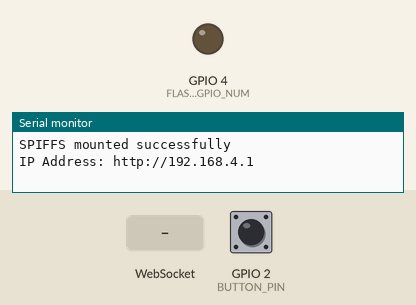
Recording of a sketch running on a simulated ESP32. On the bench: output pins drawn as LEDs (lit = HIGH), the last lines printed to the serial monitor. Inputs (shaded band) come from the test bench; at power-on: GPIO 2 (BUTTON_PIN) HIGH. Storage starts empty; the camera gives no picture.

Above: at 2.0 s.
2.1 s: GPIO 2 (BUTTON_PIN) pulled LOW for 0.15 s
At 3.3 s:
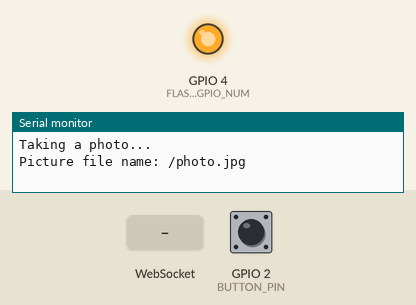
3.7 s: WebSocket text "1" received
Timing chart, 0 to 6.7 s (numbered marks = the images above; inputs shaded):
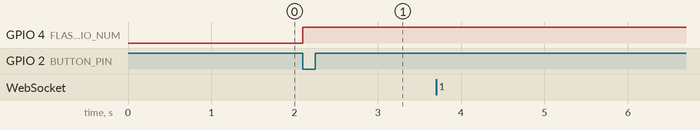

The sketch:

the_eye_firmware.ino
```cpp
#include "Arduino.h"
#include "camera_setup.h"
#include "server_setup.h"
#include "wifi_setup.h"
#include "photo_functions.h"
#include "soc/soc.h"           // Disable brownout problems
#include "soc/rtc_cntl_reg.h"  // Disable brownout problems
#include "SPIFFS.h"

boolean takeNewPhoto;
boolean buttonPressed;


AsyncWebServer server(80);
AsyncWebSocket ws("/ws");

const char* ssid = "ESP32_AP";
const char* password = "password";

void setup() {
  // Serial port for debugging purposes
  Serial.begin(115200);

  // Setup button pin
  pinMode(BUTTON_PIN, INPUT_PULLUP);

  // Setup ESP32 as Access Point
  setupWiFi();

  // Mount SPIFFS
  if (!SPIFFS.begin(true)) {
    Serial.println("An Error has occurred while mounting SPIFFS");
    ESP.restart();
  }
  else {
    delay(500);
    Serial.println("SPIFFS mounted successfully");
  }

  // Print ESP32 Local IP Address
  Serial.print("IP Address: http://");
  Serial.println(WiFi.softAPIP());

  // Turn-off the 'brownout detector'
  WRITE_PERI_REG(RTC_CNTL_BROWN_OUT_REG, 0);

  // Setup camera
  setupCamera();

  // Setup server
  setupServer();
  initWebSocket();
}

void loop() {
  // Check button press or command to take a new photo
  if (takeNewPhoto) {
    capturePhotoSaveSpiffs();
    takeNewPhoto = false;
  }
  if (digitalRead(BUTTON_PIN) == LOW ){
    buttonPressed = true;
    capturePhotoSaveSpiffs();
    delay(1000);
  }
}
```

camera_setup.cpp
```cpp
#include "camera_setup.h"

void setupCamera() {
  // OV2640 camera module
  camera_config_t config;
  config.ledc_channel = LEDC_CHANNEL_0;
  config.ledc_timer = LEDC_TIMER_0;
  config.pin_d0 = Y2_GPIO_NUM;
  config.pin_d1 = Y3_GPIO_NUM;
  config.pin_d2 = Y4_GPIO_NUM;
  config.pin_d3 = Y5_GPIO_NUM;
  config.pin_d4 = Y6_GPIO_NUM;
  config.pin_d5 = Y7_GPIO_NUM;
  config.pin_d6 = Y8_GPIO_NUM;
  config.pin_d7 = Y9_GPIO_NUM;
  config.pin_xclk = XCLK_GPIO_NUM;
  config.pin_pclk = PCLK_GPIO_NUM;
  config.pin_vsync = VSYNC_GPIO_NUM;
  config.pin_href = HREF_GPIO_NUM;
  config.pin_sscb_sda = SIOD_GPIO_NUM;
  config.pin_sscb_scl = SIOC_GPIO_NUM;
  config.pin_pwdn = PWDN_GPIO_NUM;
  config.pin_reset = RESET_GPIO_NUM;
  config.xclk_freq_hz = 20000000;
  config.pixel_format = PIXFORMAT_JPEG;

  if (psramFound()) {
    config.frame_size = FRAMESIZE_UXGA;
    config.jpeg_quality = 10;
    config.fb_count = 2;
  } else {
    config.frame_size = FRAMESIZE_SVGA;
    config.jpeg_quality = 12;
    config.fb_count = 1;
  }
  // Camera init
  esp_err_t err = esp_camera_init(&config);
  if (err != ESP_OK) {
    Serial.printf("Camera init failed with error 0x%x", err);
    ESP.restart();
  }
}
```

camera_setup.h
```cpp
#ifndef CAMERA_SETUP_H
#define CAMERA_SETUP_H

#include "Arduino.h"
#include "esp_camera.h"

// OV2640 camera module pins (CAMERA_MODEL_AI_THINKER)
#define PWDN_GPIO_NUM     32
#define RESET_GPIO_NUM    -1
#define XCLK_GPIO_NUM      0
#define SIOD_GPIO_NUM     26
#define SIOC_GPIO_NUM     27
#define Y9_GPIO_NUM       35
#define Y8_GPIO_NUM       34
#define Y7_GPIO_NUM       39
#define Y6_GPIO_NUM       36
#define Y5_GPIO_NUM       21
#define Y4_GPIO_NUM       19
#define Y3_GPIO_NUM       18
#define Y2_GPIO_NUM        5
#define VSYNC_GPIO_NUM    25
#define HREF_GPIO_NUM     23
#define PCLK_GPIO_NUM     22
#define FLASH_GPIO_NUM    4 // Built-in LED Flash pin

// Button pin
#define BUTTON_PIN 2

extern boolean takeNewPhoto;

void setupCamera();

#endif // CAMERA_SETUP_H
```

photo_functions.cpp
```cpp
#include "photo_functions.h"
#include "SPIFFS.h"
#include "server_setup.h"

bool checkPhoto(fs::FS &fs) {
  File f_pic = fs.open(FILE_PHOTO);
  unsigned int pic_sz = f_pic.size();
  return (pic_sz > 100);
}

void capturePhotoSaveSpiffs() {

  // Turn on flash
  pinMode(FLASH_GPIO_NUM, OUTPUT);
  digitalWrite(FLASH_GPIO_NUM, HIGH);

  camera_fb_t * fb = NULL; // pointer
  bool ok = false; // Boolean indicating if the picture has been taken correctly

  do {
    // Take a photo with the camera
    Serial.println("Taking a photo...");

    fb = esp_camera_fb_get();
    if (!fb) {
      Serial.println("Camera capture failed");
      return;
    }

    // Photo file name
    Serial.printf("Picture file name: %s\n", FILE_PHOTO);
    File file = SPIFFS.open(FILE_PHOTO, FILE_WRITE);

    // Insert the data in the photo file
    if (!file) {
      Serial.println("Failed to open file in writing mode");
    }
    else {
      file.write(fb->buf, fb->len); // payload (image), payload length
      Serial.print("The picture has been saved in ");
      Serial.print(FILE_PHOTO);
      Serial.print(" - Size: ");
      Serial.print(file.size());
      Serial.println(" bytes");
    }
    // Close the file
    file.close();
    esp_camera_fb_return(fb);

    // Check if file has been correctly saved in SPIFFS
    ok = checkPhoto(SPIFFS);
  } while (!ok);

  if (buttonPressed) {
    notifyClients(fb->buf, fb->len);
    buttonPressed = false;
  }

  // Turn off flash
  digitalWrite(FLASH_GPIO_NUM, LOW);
  delay(1000);
  if (buttonPressed) {
    notifyClients(fb->buf, fb->len);
    buttonPressed = false;
  }
}
```

photo_functions.h
```cpp
#ifndef PHOTO_FUNCTIONS_H
#define PHOTO_FUNCTIONS_H

#include "Arduino.h"
#include "FS.h"
#include "camera_setup.h"

extern boolean takeNewPhoto;
#define FILE_PHOTO "/photo.jpg"
extern bool buttonPressed;

bool checkPhoto(fs::FS &fs);
void capturePhotoSaveSpiffs(void);

#endif // PHOTO_FUNCTIONS_H
```

server_setup.cpp
```cpp
#include "server_setup.h"
#include "photo_functions.h"

void setupServer() {
  // Route for root / web page
  server.on("/", HTTP_GET, [](AsyncWebServerRequest * request) {
    capturePhotoSaveSpiffs();
    request->send(SPIFFS, FILE_PHOTO, "image/jpg", false);
  });

  server.on("/capture", HTTP_GET, [](AsyncWebServerRequest * request) {
    takeNewPhoto = true;
    request->send(200, "text/plain", "Taking Photo");
  });

  server.on("/saved-photo", HTTP_GET, [](AsyncWebServerRequest * request) {
    request->send(SPIFFS, FILE_PHOTO, "image/jpg", false);
  });

  // Start server
  server.begin();
}

void notifyClients(uint8_t* imageData, size_t imageDataLength) {
  ws.binaryAll(imageData, imageDataLength);
  ws.cleanupClients();
}

void onEvent(AsyncWebSocket *server, AsyncWebSocketClient *client, AwsEventType type, void *arg, uint8_t *data, size_t len) {
  switch (type) {
    case WS_EVT_CONNECT:
      Serial.printf("WebSocket client #%u connected from %s\n", client->id(), client->remoteIP().toString().c_str());
      break;
    case WS_EVT_DISCONNECT:
      Serial.printf("WebSocket client #%u disconnected\n", client->id());
      break;
//    case WS_EVT_DATA:
//      handleWebSocketMessage(arg, data, len);
//      break;
    case WS_EVT_PONG:
    case WS_EVT_ERROR:
      break;
  }
}

void initWebSocket() {
  ws.onEvent(onEvent);
  server.addHandler(&ws);
}
```

server_setup.h
```cpp
#ifndef SERVER_SETUP_H
#define SERVER_SETUP_H

#include "Arduino.h"
#include <ESPAsyncWebServer.h>
#include <AsyncTCP.h>
#include "SPIFFS.h"

extern AsyncWebServer server;
extern AsyncWebSocket ws;

void setupServer();
void initWebSocket();
void notifyClients(uint8_t* imageData, size_t imageDataLength);

#endif // SERVER_SETUP_H
```

wifi_setup.cpp
```cpp
#include "wifi_setup.h"

void setupWiFi() {
  // Setup ESP32 as Access Point
  WiFi.softAP(ssid, password);
}
```

wifi_setup.h
```cpp
#ifndef WIFI_SETUP_H
#define WIFI_SETUP_H

#include "Arduino.h"
#include "WiFi.h"

extern const char* ssid;
extern const char* password;

void setupWiFi();

#endif // WIFI_SETUP_H
```

Measured:
- after the input at 2.1 s, GPIO 4 (FLASH_GPIO_NUM): LOW → HIGH at once
